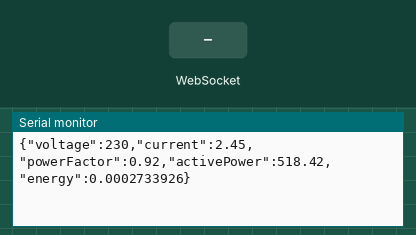
The sketch below on a simulated ESP32. On the bench: the last lines printed to the serial monitor. The inputs (shaded band) are chosen by the test bench. WiFi joins after 1.5 s; servers stay silent unless stated; storage starts empty; random numbers use the default seed unless the sketch sets one.

Above: at 3.7 s.
3.8 s: WebSocket text "1" received
At 4.4 s:
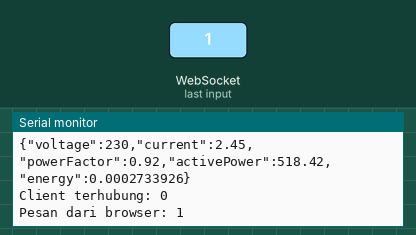
5.3 s: WebSocket text "0" received
At 5.47 s:
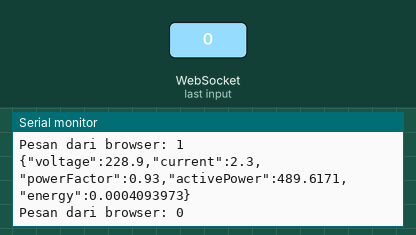
Timing chart, 0 to 8.3 s (numbered marks = the images above; inputs shaded):
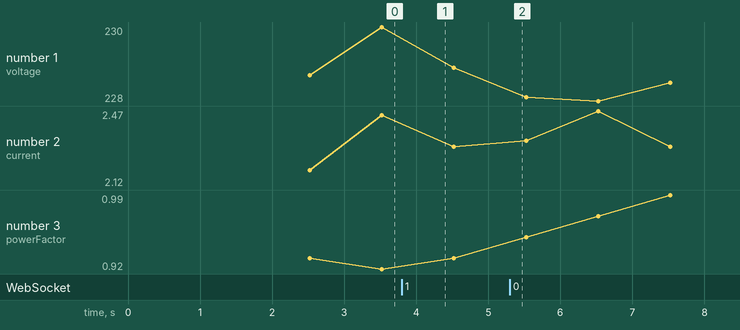

The sketch:

kwh_meter.ino
```cpp
#include <WiFi.h>
#include <WebServer.h>
#include <LittleFS.h>
#include <WebSocketsServer.h>
#include <ArduinoJson.h>

// ======================================
// WIFI
// ======================================

const char *ssid = "Stasiun gubeng";
const char *password = "iyopaling";

// ======================================
// SERVER
// ======================================

WebServer server(80);

WebSocketsServer webSocket = WebSocketsServer(81);

// ======================================
// DATA KWH METER
// ======================================

float voltage = 229.7;
float current = 2.35;
float powerFactor = 0.94;
float activePower = 0.0;
float energy = 0.0;

// Waktu pengiriman data
unsigned long lastSend = 0;

// ======================================
// WEBSOCKET EVENT
// ======================================

void webSocketEvent(
    uint8_t clientNum,
    WStype_t type,
    uint8_t *payload,
    size_t length)
{

    switch (type)
    {

    case WStype_CONNECTED:

        Serial.print("Client terhubung: ");
        Serial.println(clientNum);

        break;

    case WStype_DISCONNECTED:

        Serial.print("Client terputus: ");
        Serial.println(clientNum);

        break;

    case WStype_TEXT:

        Serial.print("Pesan dari browser: ");
        Serial.println((char *)payload);

        break;
    }
}

// ======================================
// KIRIM DATA KE BROWSER
// ======================================

void sendData()
{

    // ----------------------------------
    // CONTOH DATA
    // ----------------------------------
    // Nanti bagian ini diganti dengan
    // pembacaan sensor sebenarnya.

    voltage = 229.0 + random(-10, 11) / 10.0;

    current = 2.30 + random(-20, 21) / 100.0;

    powerFactor = 0.90 + random(0, 10) / 100.0;

    // Rumus daya aktif
    activePower =
        voltage *
        current *
        powerFactor;

    // ----------------------------------
    // HITUNG ENERGI
    // ----------------------------------

    /*
       P(W) × waktu(jam) = Wh

       Karena data dikirim setiap 1 detik:

       waktu = 1 / 3600 jam
    */

    energy +=
        activePower / 3600.0 / 1000.0;

    // ----------------------------------
    // BUAT JSON
    // ----------------------------------

    JsonDocument doc;

    doc["voltage"] = voltage;
    doc["current"] = current;
    doc["powerFactor"] = powerFactor;
    doc["activePower"] = activePower;
    doc["energy"] = energy;

    String json;

    serializeJson(doc, json);

    // ----------------------------------
    // KIRIM KE SEMUA CLIENT
    // ----------------------------------

    webSocket.broadcastTXT(json);

    Serial.println(json);
}

// ======================================
// SETUP
// ======================================

void setup()
{

    Serial.begin(115200);

    // ==================================
    // WIFI
    // ==================================

    WiFi.begin(ssid, password);

    Serial.print("Menghubungkan WiFi");

    while (WiFi.status() != WL_CONNECTED)
    {

        delay(500);

        Serial.print(".");
    }

    Serial.println();

    Serial.println("WiFi terhubung!");

    Serial.print("IP ESP32: ");

    Serial.println(WiFi.localIP());
    delay(1000);

    // ==================================
    // LITTLEFS
    // ==================================

    if (!LittleFS.begin(true))
    {

        Serial.println("LittleFS gagal!");

        return;
    }

    Serial.println("LittleFS berhasil");

    // ==================================
    // WEB SERVER
    // ==================================

    server.on("/", HTTP_GET, []()
              {

        File file = LittleFS.open("/index.html", "r");

        if (!file) {

            server.send(
                404,
                "text/plain",
                "index.html tidak ditemukan"
            );

            return;
        }


        server.streamFile(
            file,
            "text/html"
        );


        file.close(); });

    // Melayani CSS dan JavaScript
    server.serveStatic(
        "/",
        LittleFS,
        "/");

    server.begin();

    // ==================================
    // WEBSOCKET
    // ==================================

    webSocket.begin();

    webSocket.onEvent(webSocketEvent);

    Serial.println("Web Server aktif");

    Serial.println("WebSocket aktif pada port 81");
}

// ======================================
// LOOP
// ======================================

void loop()
{

    server.handleClient();

    webSocket.loop();

    // Kirim data setiap 1 detik
    if (millis() - lastSend >= 1000)
    {

        lastSend = millis();

        sendData();
    }
}
```

Measured:
- after the input at 3.8 s, the serial monitor: prints a new line at once (image 1)
- after the input at 5.3 s, the serial monitor: prints a new line at once (image 2)
